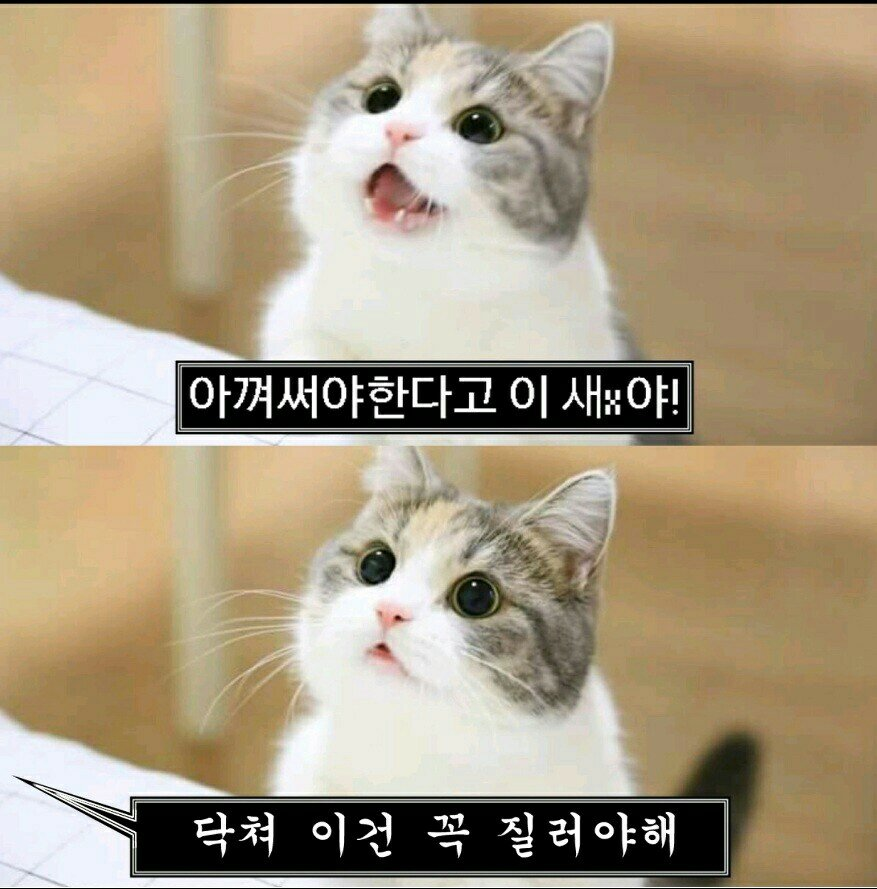
#> input picture Day07/test.jpg, 877 x 889 px, found by its file name
$ python opencv_test02.py
#> lines starting #> are read from the running program, lines starting #| are printed output that depends on the picture
import cv2

# 01. 일반이미지
# img = cv2.imread('./Day07/test.jpg')

# 02. 흑백이미지
# img = cv2.imread('./Day07/test.jpg', cv2.IMREAD_GRAYSCALE)

# 04. 원본을 그대로 두고 흑백을 추가
img = cv2.imread('./Day07/test.jpg')
#> img is the input picture: shape (889, 877, 3); mean B, G, R 129.7, 154.9, 169.5
gray = cv2.cvtColor(img, cv2.COLOR_BGR2GRAY)
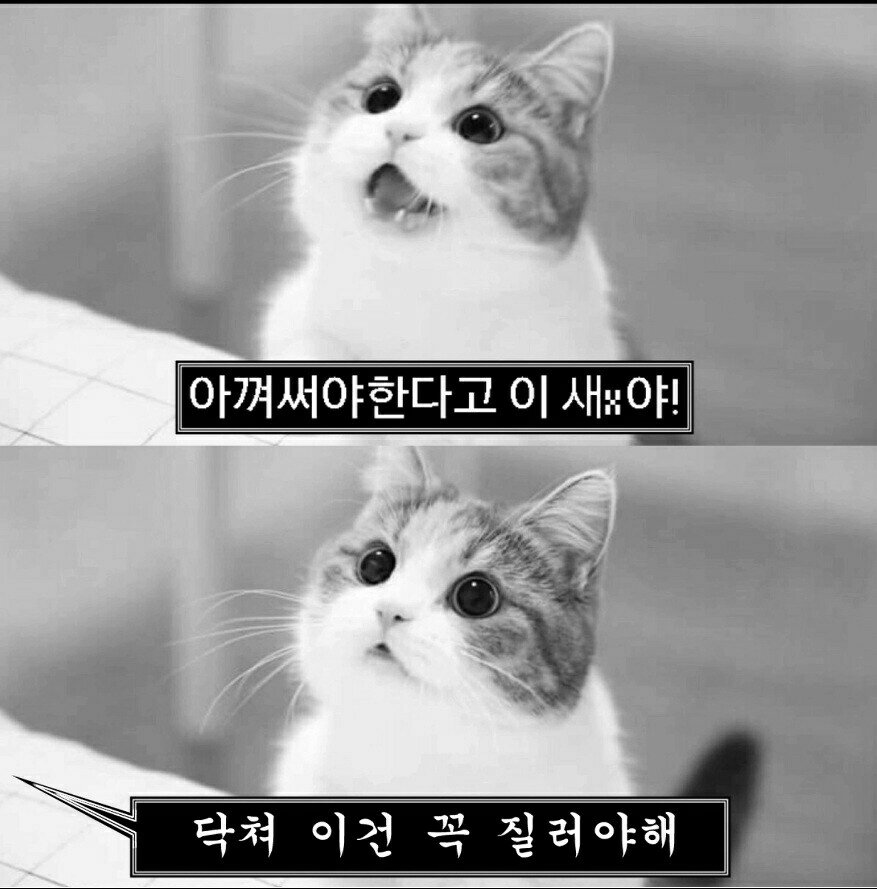
#> gray: shape (889, 877); min 0, max 255, mean 156.4

# 03. 이미지 사이즈 축소
# img_small = cv2.resize(img, (200, 120))

# 05. 이미지 자르기
height, width, channel = img.shape
#> height = 889; width = 877; channel = 3
print(height, width, channel)
#| 889 877 3

img_crop = img[:, :int(width / 2)]  # height, width
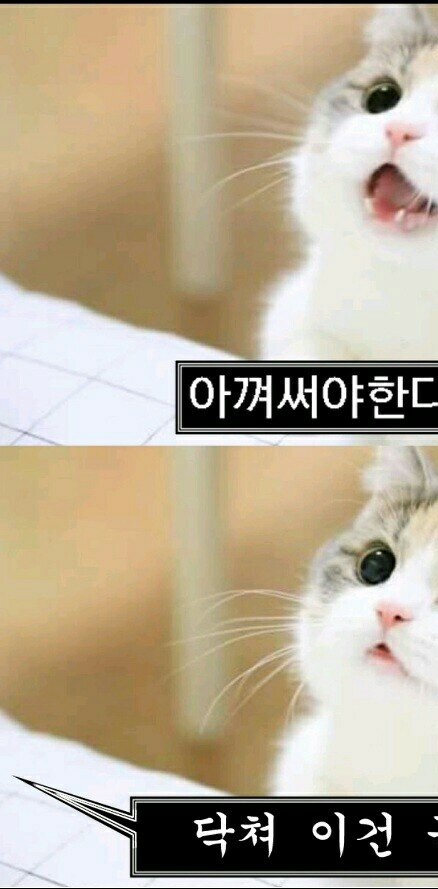
#> img_crop: shape (889, 438, 3); mean B, G, R 147.2, 170.1, 183.3
gray_crop = gray[:, :int(width / 2)]
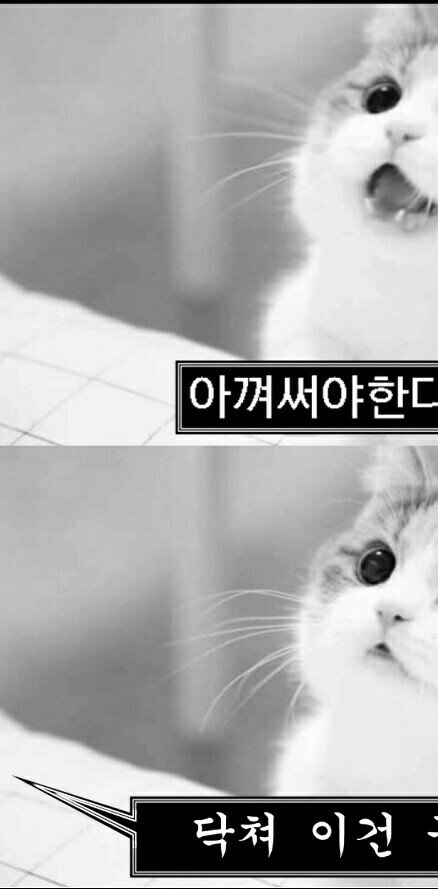
#> gray_crop: shape (889, 438); min 0, max 255, mean 171.5

# 06. 이미지 블러처리
img_blur = cv2.blur(img_crop, (10,10))
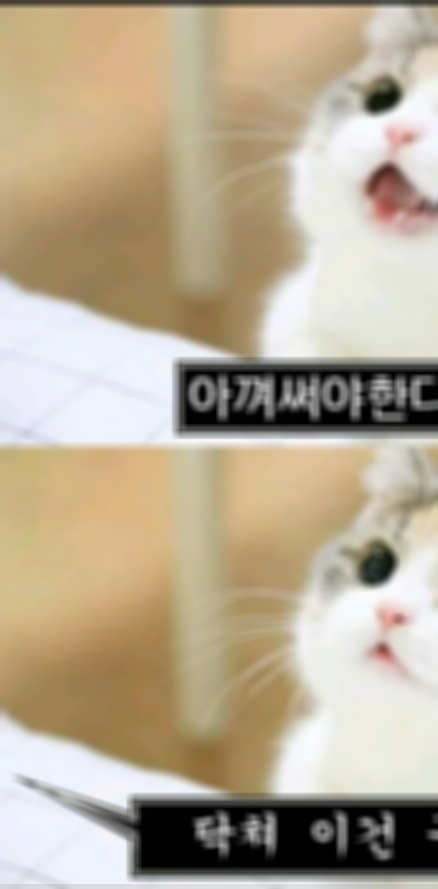
#> img_blur: shape (889, 438, 3); mean B, G, R 147.2, 170.2, 183.4

cv2.imshow('Blur half', img_blur)
cv2.imshow('Gray', gray_crop)

cv2.waitKey(0)
cv2.destroyAllWindows()
